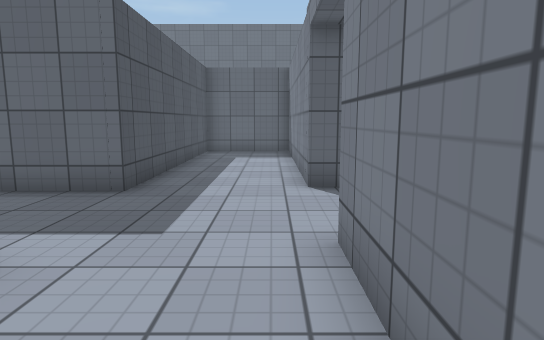
view 1 (above)

24 first-person views from a walk through a 3-D level made in the Unity game engine. The camera is 1.3 m above the floor, tilts 8° down and sees 75° across. The floor is counted in squares, 1 m on a side. Each view is taken from the middle of a square. On the plan, view 1 faces up. The plan holds only what a view shows up to about 15 squares ahead; the rest is blank. The player is left out. Some surface patterns are stand-ins.

view 2
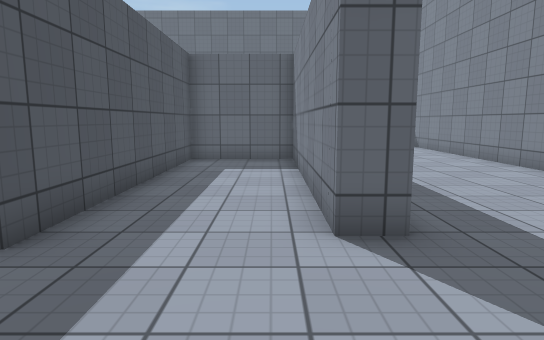

view 3
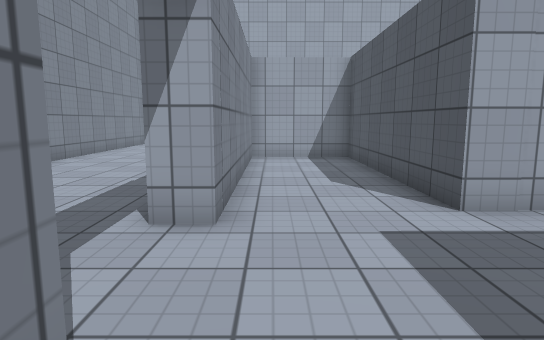

view 4
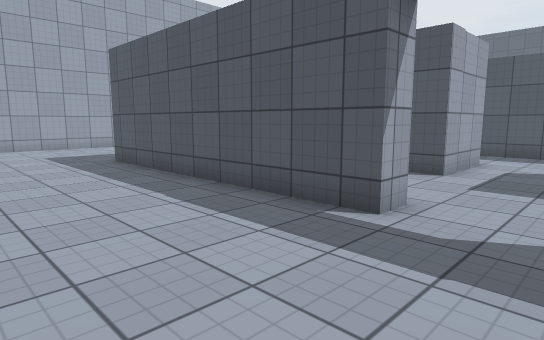

view 5
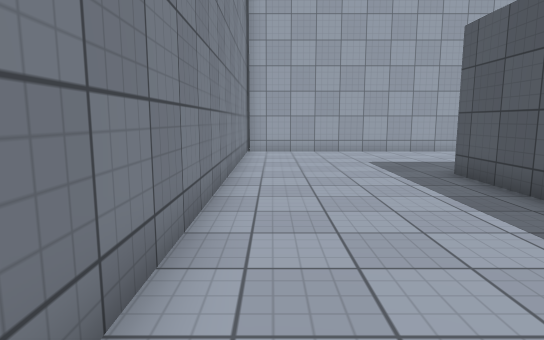

view 6
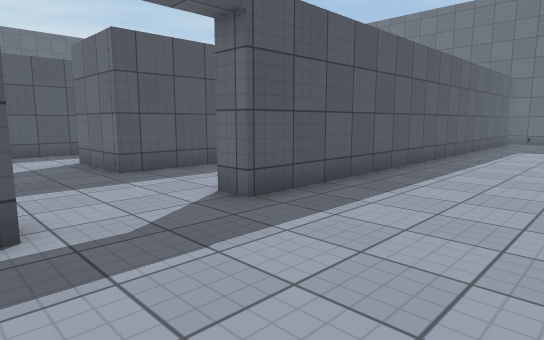

view 7
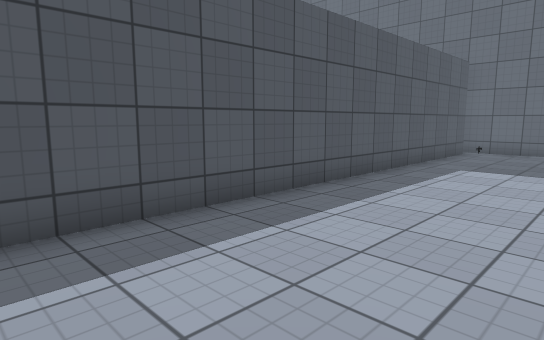

view 8
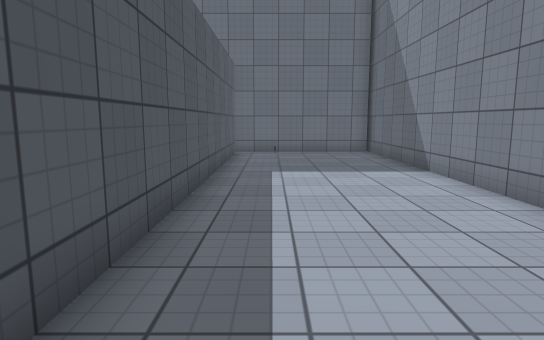

view 9
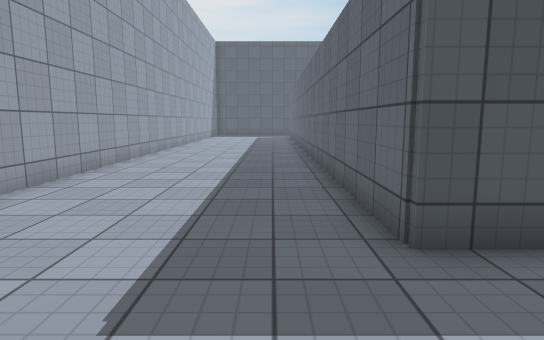

view 10
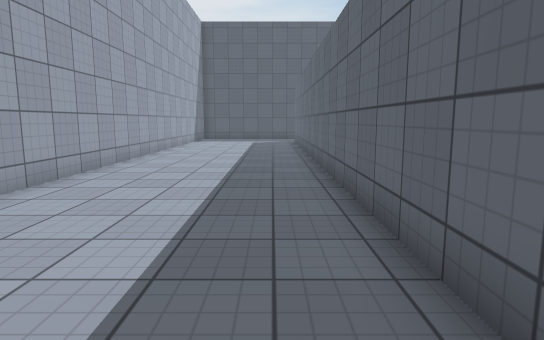

view 11
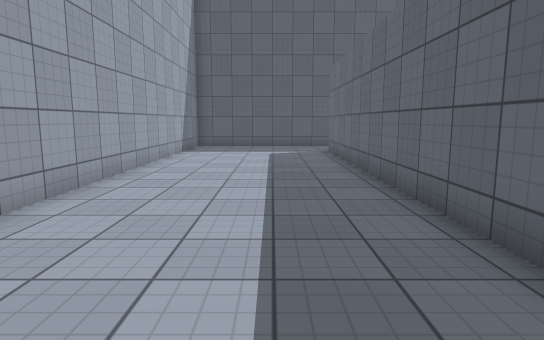

view 12
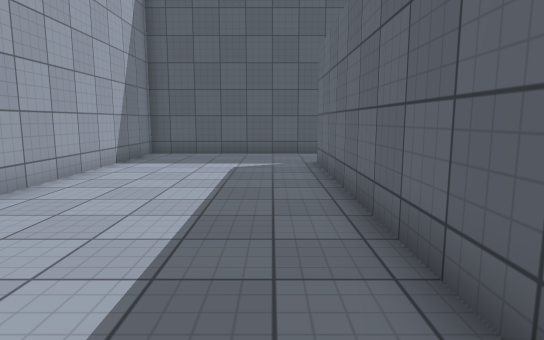

view 13
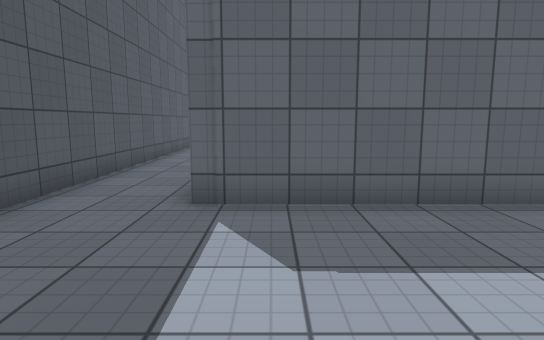

view 14
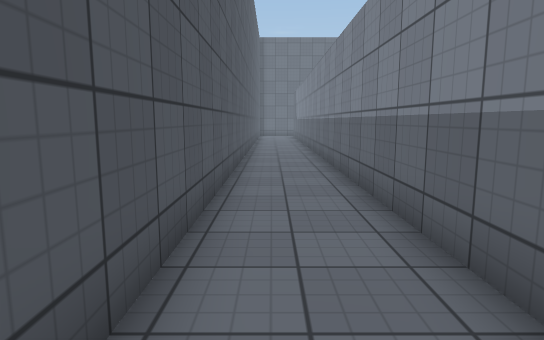

view 15
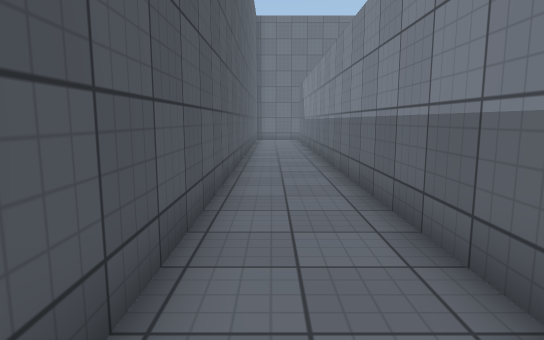

view 16
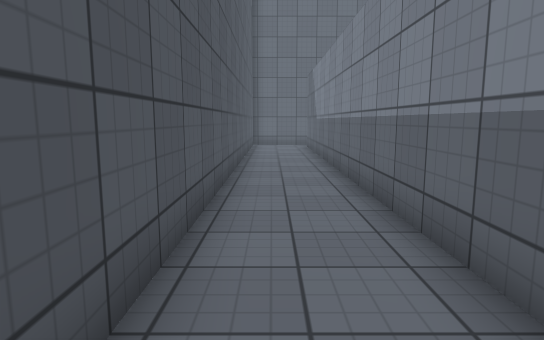

view 17
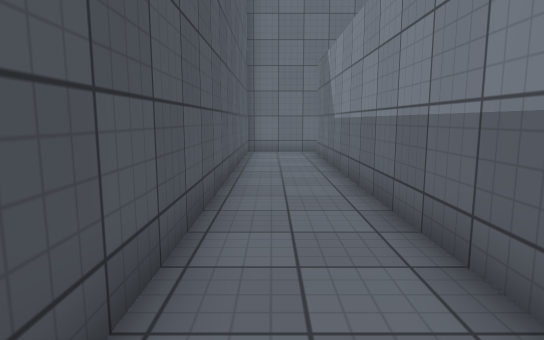

view 18
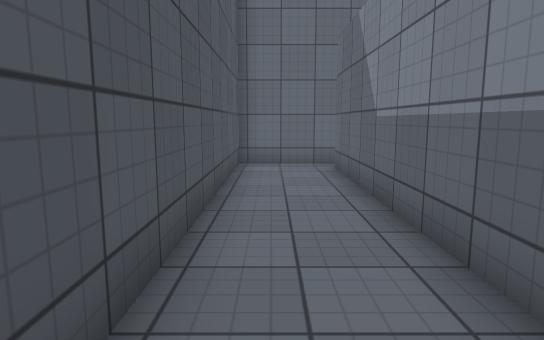

view 19
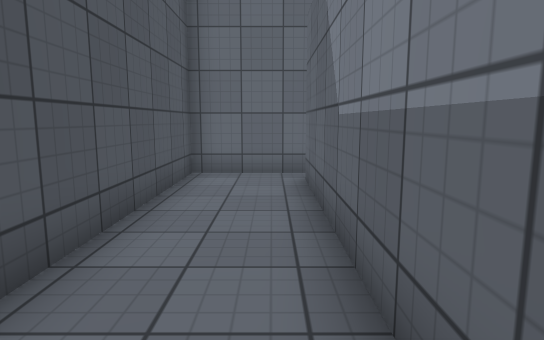

view 20
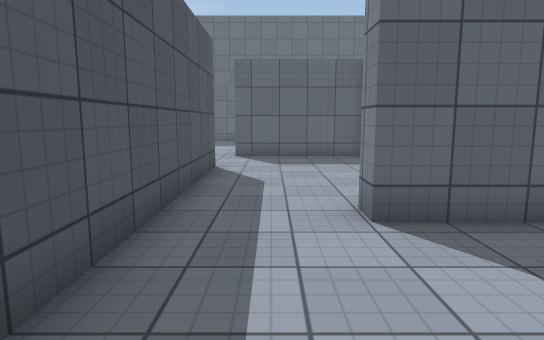

view 21
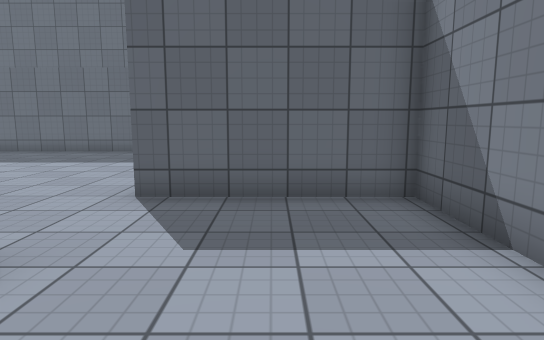

view 22
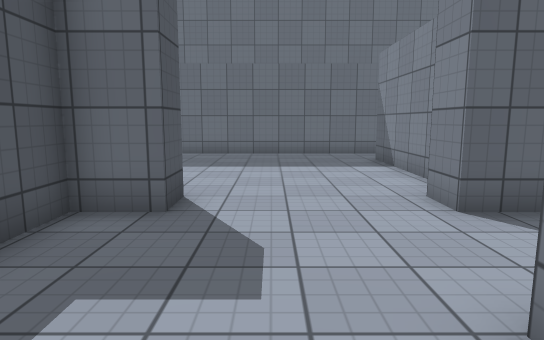

view 23
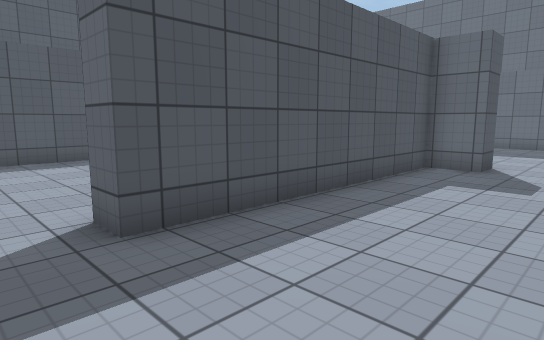

view 24
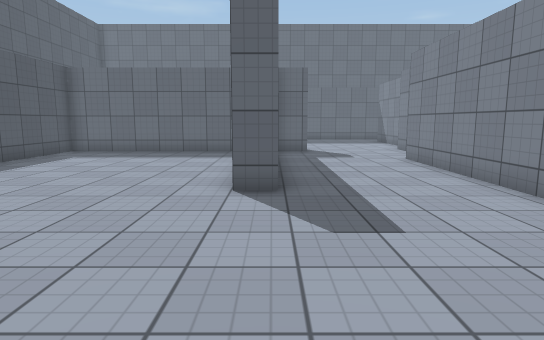

### Floor plan
Points are (right, up) in squares from view 1. A wall is a line through its corners. A room is listed if a view was taken in it or the views show most of it. See-through windows are left out.
Room 1 (views 1, 2, 3, 4, 5, 6, 7, 8, 9, 10, 11, 12, 13, 14, 15, 16, 17, 18, 19, 20, 21, 22, 23, 24)
walls: (-9.4, 5.8) (-9.4, 12); (-5.8, 3) (-2.7, 3) (-2.7, -4.6) (0.8, -4.6); (-8.6, 11.9) (-8.6, 2.1); (-3.6, 12) (-3.6, 14.9) (-8.3, 14.9) (-8.3, 16); (-12.5, 16) (-12.5, 14.9) (-13.9, 14.9) (-13.9, 6.4) (-14.8, 6.4); (-15.6, 14.9) (-22.4, 14.9) (-22.4, 10.9); (-22.4, 9) (-22.4, 6.6); (-7.5, 17.8) (-7.5, 21.9); (0.7, -4.2) (0.7, 3.7) (1.6, 3.7) (1.6, -5.6) (-23.4, -5.6); (-23.3, -1.9) (-23.3, 24.9); (7, 12.1) (7, 26.1); (-6.9, 24) (-17.5, 24); (1.6, 24.9) (1.6, 6.9) (0.7, 6.9) (0.7, 14.9) (-2.7, 14.9) (-2.7, 6.4) (-5.7, 6.4) (-5.7, 7.2); (-23, 25.7) (-26, 25.7) (-26, -11.7) (7, -11.7) (7, 1.9); (7, 25.7) (1.2, 25.7)
ways out: opening at (-7, 22.5)
objects: other object (3, 21)

Positions as (right, up) in squares from view 1, and headings:
1: (0, 0), facing up
2: (0, 3), facing up
3: (0, 8), facing down
4: (6, 6), facing down-left
5: (6, 3), facing down
6: (6, 3), facing up-left
7: (6, 10), facing up-left
8: (3, 11), facing up
9: (5, -7), facing left
10: (-1, -7), facing left
11: (-8, -8), facing left
12: (-12, -7), facing left
13: (-22, -11), facing up
14: (-25, -4), facing up
15: (-25, 2), facing up
16: (-25, 7), facing up
17: (-25, 11), facing up
18: (-25, 15), facing up
19: (-24, 17), facing up
20: (-7, 2), facing up
21: (-6, 9), facing up
22: (-11, 10), facing up
23: (-10, 5), facing up-left
24: (-14, 0), facing up
